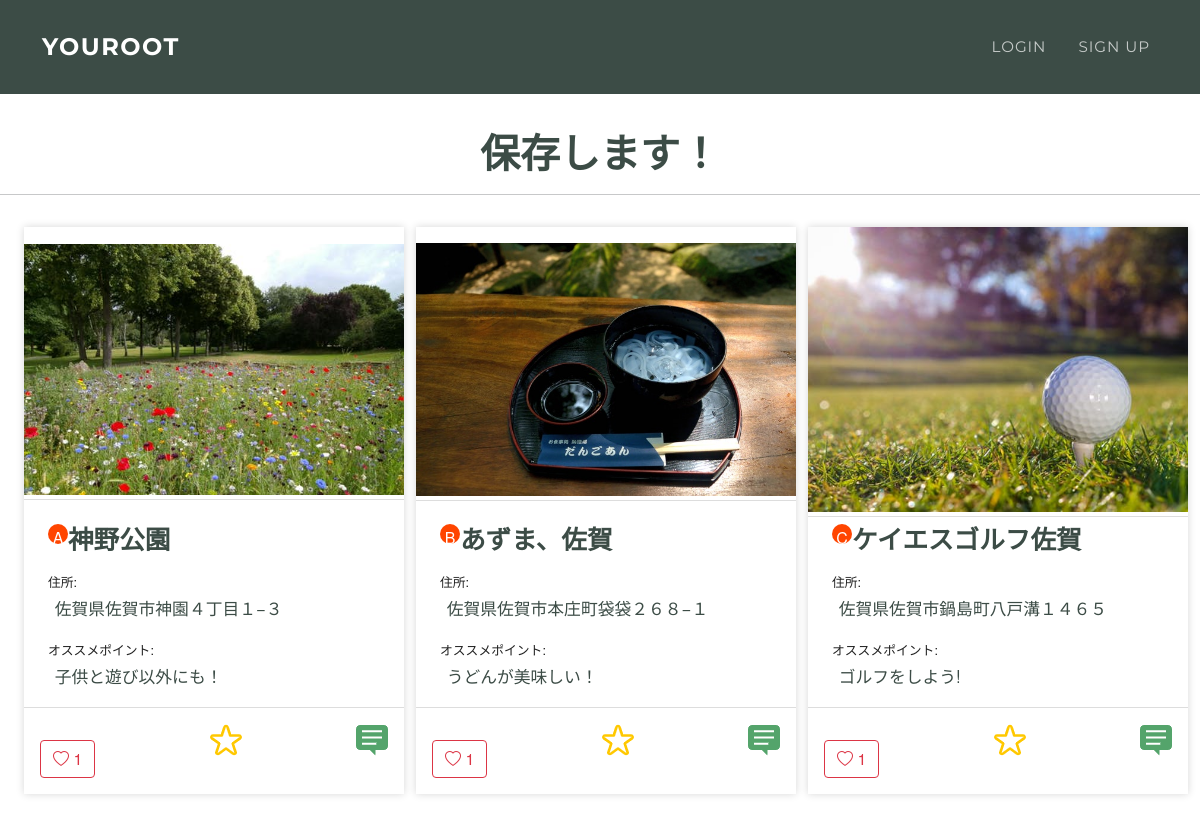
Page /testRoot/12/detail on the committed database.
### testRoot/models.py (models this page shows, shortened)
class KeepRoot(models.Model):
    name = models.CharField(max_length=255)
    first = models.ForeignKey(TypeOfPlace, on_delete=models.CASCADE, null=True,related_name='first')
    second = models.ForeignKey(TypeOfPlace, on_delete=models.CASCADE, null=True,related_name='second')
    third = models.ForeignKey(TypeOfPlace, on_delete=models.CASCADE, null=True,related_name='third')
    author = models.ForeignKey(get_user_model(),on_delete=models.CASCADE, null=True)
    created_at = models.DateTimeField(auto_now_add=True, null=True)

class TypeOfPlace(models.Model):
    TYPE_CHOICE = (
        ('eat','ご飯'),
        ('play','遊び'),
    )
    type = models.CharField(max_length=255, choices=TYPE_CHOICE)
    name = models.CharField(max_length=255)
    atmosphere = models.ForeignKey(Atmosphere, on_delete=models.PROTECT, null=True)
    address = models.CharField(max_length=255)
    created_at = models.DateTimeField(auto_now_add=True)
    updated_at = models.DateTimeField(auto_now_add=True)
    pref = models.ForeignKey(PrefeCode, on_delete=models.PROTECT, null=True)
    city = models.CharField(max_length=255, null=True)
    ido = models.FloatField(null=True)
    keido = models.FloatField(null=True)
    image = models.ImageField(upload_to='images/', null=True)
    author = models.ForeignKey(get_user_model(),on_delete=models.CASCADE, null=True)
    good = models.IntegerField(null=True, default=0)
    comment = models.CharField(max_length=500, null=True)

### testRoot/views.py (the view)
# urls.py: path('testRoot/<int:id>/detail', detail, name='detail'),
def detail(request, id):
    root = get_object_or_404(KeepRoot, pk=id)
    initial_dict = {
        "author": request.user,
    }
    form = CommentForm(initial=initial_dict)
    form_evaluation = EvaluationForm()
    form_good = GoodCheckForm()
    comment1 = CommentDetail.objects.filter(comment_place=root.first).order_by('-created_at')
    comment2 = CommentDetail.objects.filter(comment_place=root.second).order_by('-created_at')
    comment3 = CommentDetail.objects.filter(comment_place=root.third).order_by('-created_at')
    len_comment1 = len(comment1)
    len_comment2 = len(comment2)
    len_comment3 = len(comment3)
    contents = {
        "content":root,
        "form": form,
        'id': request.user.id,
        'detail1':root.first.id,
        'detail2':root.second.id,
        'detail3':root.third.id,
        'comment1':comment1,
        'comment2':comment2,
        'comment3':comment3,
        'len_comment1':len_comment1,
        'len_comment2':len_comment2,
        'len_comment3':len_comment3,
        'form_evaluation':form_evaluation,
        'form_good':form_good,
    }
    return render(request, 'testRoot/detail.html', contents)

### testRoot/models.py (called while the page is built)
    def __str__(self):
        return self.comment

### testRoot/templates/testRoot/detail.html (shortened to what this page needs)
{% extends 'layout.html' %}
{% load static %}
{% block content %}
<h1 style="margin-top: 130px; text-align: center; color: #3c4c46;">{{content.name}}</h1>
<hr />
<div class="flexbox">
    <div class="l-wrapper_01 is-surface is-surface_03" style="margin-right:1%;">
        <article class="card_01">
            <div class="card__header_01">
                <figure class="card__thumbnail_01">
                    <img src="/media/{{content.first.image}}" width="100%" height="100%" border="0" />
                </figure>
            </div>
            <div class="border-line"></div>
            <div class="card__body_01">
                <div style="display:flex;">
                    <div class="abc">
                        <p>A</p>
                    </div>
                    <p class="card__title_01" style="color: #3c4c46;">{{content.first.name}}</p>
                </div>
                <p class="labels">住所:</p>
                <p class="card__text2_01" style="color: #3c4c46;">{{content.first.address}}</p>
                <p class="labels">オススメポイント:</p>
                <p class="card__text2_01" style="color: #3c4c46;">{{content.first.comment}}</p>
            </div>
            <div class="card__footer_01">
                <form action="{% url 'like' content.first.id%}" method="post">
                    <button type="submit" class="btn btn-outline-danger"><i class="bi bi-heart"></i>&nbsp;{{content.first.good}}</button>
                </form>
                <div class="card_switch_03" style="margin-left:auto;cursor:pointer;"><img src="/static/image/星アイコン1.png"
                        onmouseover="this.src='/static/image/星アイコン2.png'"
                        onmouseout="this.src='/static/image/星アイコン1.png'">
                </div>
                <div class="card_switch" style="margin-left:auto;cursor:pointer"><img src="/static/image/コメントアイコン.png">
                </div>
            </div>
        </article>
    </div>
    <div class="l-wrapper_01 is-surface is-surface_03" style="margin-right:1%;">
        <article class="card_01">
            <div class="card__header_01">
                <figure class="card__thumbnail_01">
                    <img src="/media/{{content.second.image}}" width="100%" height="100%" border="0" />
                </figure>
            </div>
            <div class="border-line"></div>
            <div class="card__body_01">
                <div style="display:flex;">
                    <div class="abc">
                        <p>B</p>
                    </div>
                    <p class="card__title_01" style="color: #3c4c46;">{{content.second.name}}</p>
                </div>
                <p class="labels">住所:</p>
                <p class="card__text2_01" style="color: #3c4c46;">{{content.second.address}}</p>
                <p class="labels">オススメポイント:</p>
                <p class="card__text2_01" style="color: #3c4c46;">{{content.second.comment}}</p>
            </div>
            <div class="card__footer_01">
                <form action="{% url 'like' content.second.id%}" method="post">
                    <button type="submit" class="btn btn-outline-danger"><i class="bi bi-heart"></i>&nbsp;{{content.second.good}}</button>
                </form>
                <div class="card_switch_03" style="margin-left:auto;cursor:pointer;"><img src="/static/image/星アイコン1.png"
                        onmouseover="this.src='/static/image/星アイコン2.png'"
                        onmouseout="this.src='/static/image/星アイコン1.png'">
                </div>
                <div class="card_switch" style="margin-left:auto;cursor:pointer"><img src="/static/image/コメントアイコン.png">
                </div>
            </div>
        </article>
    </div>
    <div class="l-wrapper_01 is-surface is-surface_03" style="margin-right:1%;">
        <article class="card_01">
            <div class="card__header_01">
                <figure class="card__thumbnail_01">
                    <img src="/media/{{content.third.image}}" width="100%" height="100%" border="0" />
                </figure>
            </div>
            <div class="border-line"></div>
            <div class="card__body_01">
                <div style="display:flex;">
                    <div class="abc">
                        <p>C</p>
                    </div>
                    <p class="card__title_01" style="color: #3c4c46;">{{content.third.name}}</p>
                </div>
                <p class="labels">住所:</p>
                <p class="card__text2_01" style="color: #3c4c46;">{{content.third.address}}</p>
                <p class="labels">オススメポイント:</p>
                <p class="card__text2_01" style="color: #3c4c46;">{{content.third.comment}}</p>
            </div>
            <div class="card__footer_01">
                <form action="{% url 'like' content.third.id%}" method="post">
                    <button type="submit" class="btn btn-outline-danger"><i class="bi bi-heart"></i>&nbsp;{{content.third.good}}</button>
                </form>
                <div class="card_switch_03" style="margin-left:auto;cursor:pointer;"><img src="/static/image/星アイコン1.png"
                        onmouseover="this.src='/static/image/星アイコン2.png'"
                        onmouseout="this.src='/static/image/星アイコン1.png'">
                </div>
                <div class="card_switch" style="margin-left:auto;cursor:pointer"><img src="/static/image/コメントアイコン.png">
                </div>
            </div>
        </article>
    </div>
</div>
{% endblock %}

### static/css/style.css (style rules this page uses)
html, body { width: 100%; height: 100%; color: #3c4c46; }

### static/css/index.css (style rules this page uses)
* { margin: 0; padding: 0; box-sizing: border-box; }

### static/css/topPage1.css (style rules this page uses)
* { box-sizing: border-box; }
body { margin: 0; padding-top: 0px; font-family: "メイリオ","Hiragino Kaku Gothic Pro", "ヒラギノ角ゴ Pro W3", Meiryo, "ＭＳ Ｐゴシック", "Helvetica Neue", Helvetica, Arial, sans-serif; background-color: #fff; }

### static/css/card.css (style rules this page uses)
.flexbox { display: flex; margin-left:2%; }
.abc { margin-top:2%; height:20px; width:20px; border-radius:50%; text-align:center; background:orangered; color:#fff; margin-left:0; }
.l-wrapper_01 { margin: 1rem auto; width: 95%; display: flex; position:relative; }
.card_01 { width:100%; background-color: #fff; box-shadow: 0 0 8px rgba(0, 0, 0, .16); color: #212121; text-decoration: none; display:flex; flex-direction: column; }
.card__header_01 { margin-top:auto; }
.card__title_01 { font-size: 1.6rem; order: 1; margin-bottom: 0.6rem; font-weight: bold; text-decoration: none; }
.card__thumbnail_01 { margin: 0; order: 0; width:100%; }
.border-line { margin-top:1%; border-top: 1px solid #ddd; }
.card__body_01 { padding: 0 1.5rem; margin-top: auto; }
.labels { font-size:0.8rem; margin-bottom:0; }
.card__text2_01 { font-size: 1.05rem; margin-bottom: 1rem; margin-left:2%; }
.card__footer_01 { display: flex; padding: 1rem; border-top: 1px solid #ddd; text-align: center; }
.is-surface .card_01 { opacity:1; transform:rotateY(0deg); transition: opacity 50ms 200ms, transform 300ms; }

### rows in the picture
KeepRoot: name "保存します！", first.image (picture), first.name "神野公園", first.address "佐賀県佐賀市神園４丁目１−３", first.comment "子供と遊び以外にも！", first.good "1", second.image (picture), second.name "あずま、佐賀", second.address "佐賀県佐賀市本庄町袋袋２６８−１", second.comment "うどんが美味しい！", second.good "1", third.image (picture), third.name "ケイエスゴルフ佐賀", third.address "佐賀県佐賀市鍋島町八戸溝１４６５", third.comment "ゴルフをしよう!", third.good "1"
